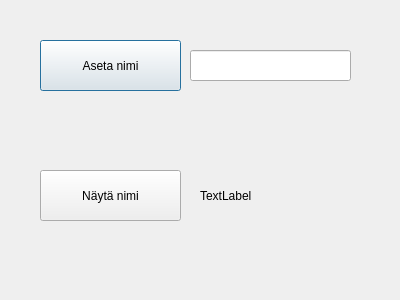
<?xml version="1.0" encoding="UTF-8"?>
<ui version="4.0">
 <class>Form1</class>
 <widget class="QDialog" name="Form1">
  <property name="geometry">
   <rect>
    <x>0</x>
    <y>0</y>
    <width>400</width>
    <height>300</height>
   </rect>
  </property>
  <property name="windowTitle">
   <string>Dialog</string>
  </property>
  <widget class="QPushButton" name="btnSetName">
   <property name="geometry">
    <rect>
     <x>40</x>
     <y>40</y>
     <width>141</width>
     <height>51</height>
    </rect>
   </property>
   <property name="text">
    <string>Aseta nimi</string>
   </property>
  </widget>
  <widget class="QPushButton" name="btnShowName">
   <property name="geometry">
    <rect>
     <x>40</x>
     <y>170</y>
     <width>141</width>
     <height>51</height>
    </rect>
   </property>
   <property name="text">
    <string>Näytä nimi</string>
   </property>
  </widget>
  <widget class="QLineEdit" name="textName">
   <property name="geometry">
    <rect>
     <x>190</x>
     <y>50</y>
     <width>161</width>
     <height>31</height>
    </rect>
   </property>
  </widget>
  <widget class="QLabel" name="labelName">
   <property name="geometry">
    <rect>
     <x>200</x>
     <y>180</y>
     <width>161</width>
     <height>31</height>
    </rect>
   </property>
   <property name="text">
    <string>TextLabel</string>
   </property>
  </widget>
 </widget>
 <resources/>
 <connections/>
</ui>
